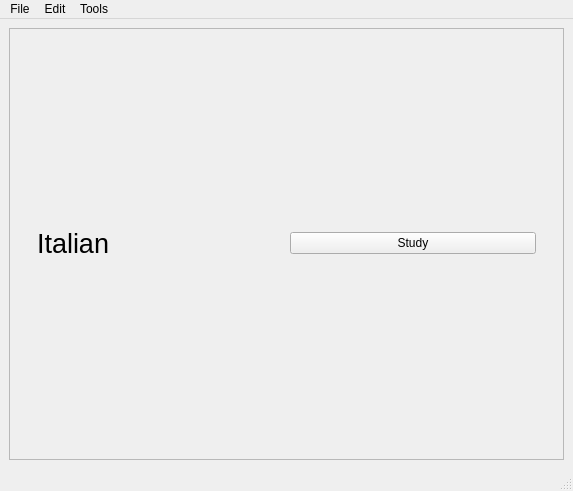
<?xml version="1.0" encoding="UTF-8"?>
<ui version="4.0">
 <class>MainWindow</class>
 <widget class="QMainWindow" name="MainWindow">
  <property name="enabled">
   <bool>true</bool>
  </property>
  <property name="geometry">
   <rect>
    <x>0</x>
    <y>0</y>
    <width>573</width>
    <height>491</height>
   </rect>
  </property>
  <property name="windowTitle">
   <string>MainWindow</string>
  </property>
  <widget class="QWidget" name="centralwidget">
   <layout class="QVBoxLayout" name="verticalLayout">
    <item>
     <widget class="QScrollArea" name="scrollArea">
      <property name="widgetResizable">
       <bool>true</bool>
      </property>
      <widget class="QWidget" name="scrollAreaWidgetContents">
       <property name="geometry">
        <rect>
         <x>0</x>
         <y>0</y>
         <width>553</width>
         <height>430</height>
        </rect>
       </property>
       <layout class="QVBoxLayout" name="verticalLayout_3">
        <item>
         <widget class="QWidget" name="MainVerticalLayout" native="true">
          <property name="enabled">
           <bool>true</bool>
          </property>
          <property name="sizePolicy">
           <sizepolicy hsizetype="Preferred" vsizetype="Fixed">
            <horstretch>0</horstretch>
            <verstretch>0</verstretch>
           </sizepolicy>
          </property>
          <layout class="QVBoxLayout" name="verticalLayout_2">
           <property name="sizeConstraint">
            <enum>QLayout::SetDefaultConstraint</enum>
           </property>
           <item>
            <widget class="QWidget" name="DeckEntry" native="true">
             <layout class="QHBoxLayout" name="horizontalLayout">
              <item>
               <widget class="QLabel" name="label">
                <property name="font">
                 <font>
                  <pointsize>20</pointsize>
                 </font>
                </property>
                <property name="text">
                 <string>Italian</string>
                </property>
               </widget>
              </item>
              <item>
               <widget class="QPushButton" name="pushButton">
                <property name="text">
                 <string>Study</string>
                </property>
               </widget>
              </item>
             </layout>
            </widget>
           </item>
          </layout>
         </widget>
        </item>
       </layout>
      </widget>
     </widget>
    </item>
   </layout>
  </widget>
  <widget class="QMenuBar" name="menubar">
   <property name="geometry">
    <rect>
     <x>0</x>
     <y>0</y>
     <width>573</width>
     <height>21</height>
    </rect>
   </property>
   <widget class="QMenu" name="menuFile">
    <property name="title">
     <string>File</string>
    </property>
    <addaction name="actionImport"/>
    <addaction name="actionExport"/>
    <addaction name="actionBackup_all"/>
    <addaction name="actionExit_2"/>
   </widget>
   <widget class="QMenu" name="menuEdit">
    <property name="title">
     <string>Edit</string>
    </property>
    <addaction name="actionNew_Deck"/>
    <addaction name="actionNew_Card"/>
   </widget>
   <widget class="QMenu" name="menuTools">
    <property name="title">
     <string>Tools</string>
    </property>
    <addaction name="actionStudy"/>
    <addaction name="actionPreferences"/>
   </widget>
   <addaction name="menuFile"/>
   <addaction name="menuEdit"/>
   <addaction name="menuTools"/>
  </widget>
  <widget class="QStatusBar" name="statusbar"/>
  <action name="actionImport">
   <property name="text">
    <string>Import</string>
   </property>
  </action>
  <action name="actionExport">
   <property name="text">
    <string>Export</string>
   </property>
  </action>
  <action name="actionBackup_all">
   <property name="text">
    <string>Backup all</string>
   </property>
  </action>
  <action name="actionExit">
   <property name="text">
    <string>Exit</string>
   </property>
  </action>
  <action name="actionExit_2">
   <property name="text">
    <string>Exit</string>
   </property>
  </action>
  <action name="actionNew_Deck">
   <property name="text">
    <string>New Deck</string>
   </property>
  </action>
  <action name="actionNew_Card">
   <property name="text">
    <string>New Card</string>
   </property>
  </action>
  <action name="actionStudy">
   <property name="text">
    <string>Study</string>
   </property>
  </action>
  <action name="actionPreferences">
   <property name="text">
    <string>Preferences</string>
   </property>
  </action>
 </widget>
 <resources/>
 <connections/>
</ui>
